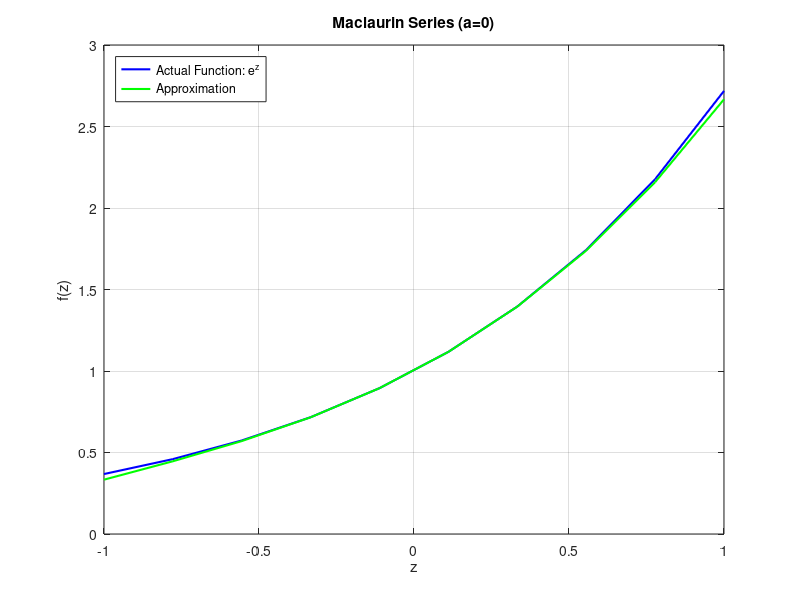
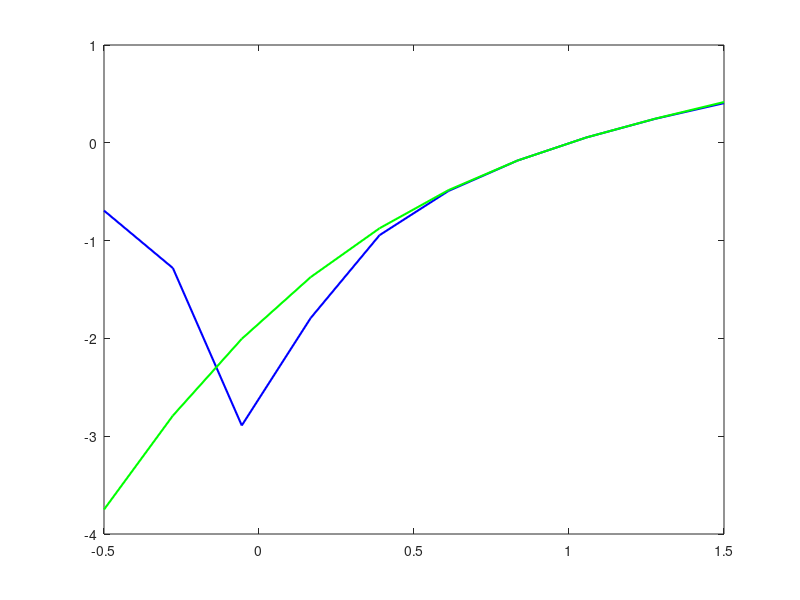

The MATLAB source for these figures, in order: (Note: this script raises an error after producing the figures.)
z = linspace(-1, 1, 10);

f_actual = exp(z);

f_approx = 1 + z + (z.^2)/2 + (z.^3)/6;

figure;
plot(z, f_actual, 'b-', 'LineWidth', 1.5); hold on;
plot(z, f_approx, 'g-', 'LineWidth', 1.5); 
grid on;

title('Maclaurin Series (a=0)');
xlabel('z');
ylabel('f(z)');
legend('Actual Function: e^z', 'Approximation', 'Location', 'northwest');

z2 = linspace(-0.5, 1.5, 10);

f2_actual = log(z2);

f2_approx = (z2 - 1) - ((z2 - 1).^2)/2 + ((z2 - 1).^3)/3;

figure;
plot(z2, f2_actual, 'b-', 'LineWidth', 1.5); hold on;
plot(z2, f2_approx, 'g-', 'LineWidth', 1.5);

plot(1, 0, 'kO', 'MarkerFaceColor', 'k', 'MarkerSize', 5); 
text(1, -0.2, 'Center a=1', 'HorizontalAlignment', 'center');

grid on;

title('Taylor Series (a not equal 0)');
xlabel('z');
ylabel('f(z)');
legend('Actual Function: ln(z)', 'Approximation', 'Center (a=1)', 'Location', 'northwest');
